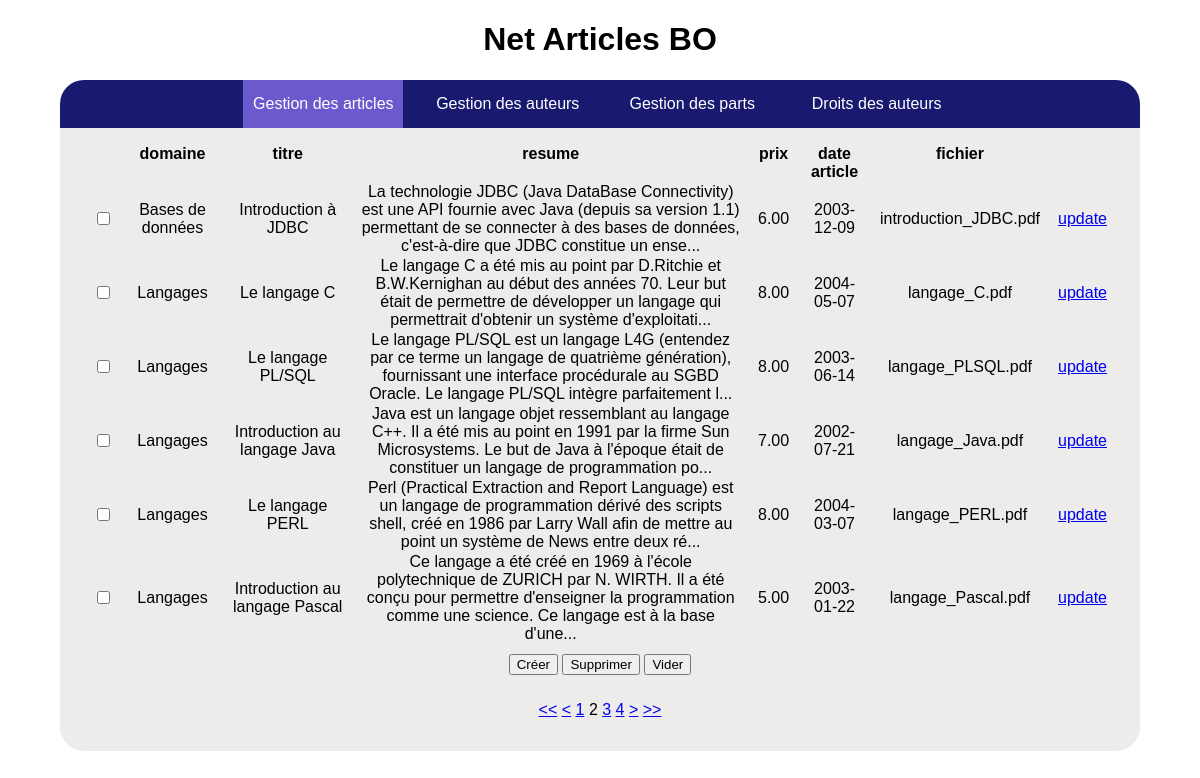
/index.php?c=article&a=read&page=2, run on the app's committed database.
### tables this page shows
CREATE TABLE IF NOT EXISTS `article` (
  `id_article` int(11) NOT NULL,
  `id_domaine` int(11) NOT NULL,
  `titre` varchar(250) DEFAULT NULL,
  `resume` varchar(2048) DEFAULT NULL,
  `prix` decimal(11,2) DEFAULT NULL,
  `date_article` date DEFAULT NULL,
  `fichier` varchar(50) NOT NULL,
  PRIMARY KEY (`id_article`),
  KEY `fk_article_domaine` (`id_domaine`)
);

CREATE TABLE IF NOT EXISTS `domaine` (
  `id_domaine` int(11) NOT NULL,
  `lib_domaine` varchar(80) DEFAULT NULL,
  PRIMARY KEY (`id_domaine`)
);

### controller/BootStrap.php (called while the page is built, shortened)
<?php
require_once 'model/HTTPRequest.php';
class BootStrap {
	private static $_controller = null;
	private static $_request = null;
	public static function getRequest()
	{
		if( is_null(self::$_request) ) {
			self::$_request = new HTTPRequest();
		}
		return self::$_request;
	}
	public static function getController()
	{
		if( is_null(self::$_controller) ) {
			self::initController();
		}
		return self::$_controller;
	}
	public static function initController() {
		$request = self::getRequest();
		try {
			$name = $request->getController();
			$action = $request->getAction();
			self::$_controller = new $controllerClass();
			self::$_controller->setTitle('Net Articles BO');
			self::$_controller->setName($name);
			self::$_controller->setView($name);
			self::$_controller->run($action);
		}
		catch (Exception $ex) {
			self::includeController('Error');
			self::$_controller = new ErrorController();
			self::$_controller->setTitle('Erreur - Net Articles BO');
			self::$_controller->setView('error');
			self::$_controller->setError($ex);
			self::$_controller->run($ex->getCode());
		}
		self::$_controller->setMenu('menu');
	}
}
?>

### model/HTTPRequest.php (called while the page is built, shortened)
<?php
class HTTPRequest
{
	private $_controller;
	private $_action;
	public function __construct() {
		$this->_controller = 'Index';
		$this->_action = 'default';
		if(isset($_REQUEST['c'])) {
			$this->_controller = $_REQUEST['c'];
		}
		if(isset($_REQUEST['a'])) {
			$this->_action = $_REQUEST['a'];
		}
	}
	public function getController()
	{
		return $this->_controller;
	}
	public function getAction()
	{
		return $this->_action;
	}
	public function getPage()
	{
		$page = 1;
		if(isset($_REQUEST['page']) && is_numeric($_REQUEST['page']) && $_REQUEST['page'] > 0){
			$page = $_REQUEST['page'];
		}
		return $page;
	}
	public function getURL($controller = null, $action = null, $params = null) {
		if(is_null($controller)){
			$controller = $this->getController();
		}
		if(is_null($action)){
			$action = $this->getAction();
		}
		$parameters = "";
		if( isset($params)  && is_array($params)) {
			foreach($params as $k => $v) {
				$parameters .= '&'.$k.'='.$v;
			}
		}
		$url = 'index.php?c='.$controller.'&a='.$action.$parameters;
		return $url;
	}
}
?>

### controller/PlainCRUDController.php (called while the page is built, shortened)
<?php
abstract class PlainCRUDController extends CRUDController {
	private $_rows;
	private $_page;
	private $_pageCount;
	public static $length = 6;
	protected function read() {
		$this->_pageCount = $this->definePageCount();
		$this->_rows = $this->defineRows(($this->getPage() - 1) * self::$length, self::$length);
	}
	public function initPagination() {
		$this->_page = BootStrap::getRequest()->getPage();
	}
	public function getHeader() {
		return array_keys($this->_rows[0]);
	}
	public function getRows() {
		return $this->_rows;
	}
	public function getPageCount() {
		return $this->_pageCount;
	}
	public function getPage() {
		return $this->_page;
	}
}
?>

### persistence/SQLRequest.php (called while the page is built, shortened)
<?php
class SQLRequest
{
	private $_request;
	private $_parameters;
	function __construct()
	{
		$this->_parameters = array();
	}
	public function getRequest()
	{
		return $this->_request;
	}
	public function setRequest($request)
	{
		$this->_request = $request;
	}
	public function getParameters()
	{
		return $this->_parameters;
	}
}
?>

### persistence/DBUtils.php (called while the page is built, shortened)
<?php
require_once 'persistence/SQLRequest.php';
class DBUtils
{
	private static function getConnection()
	{
		try
		{
			$connection = new PDO('mysql:host=localhost;dbname=net_articles', 'mod', 'mod');
			$connection->setAttribute(PDO::ATTR_ERRMODE, PDO::ERRMODE_EXCEPTION);
			$connection->exec('SET CHARACTER SET utf8;');
			return $connection;
		} catch(Exception $e)
		{
			$connection = null;
			throw $e;
		}
	}
	public static function read(SQLRequest $request)
	{
		try
		{
			$connection = self::getConnection();
			$prep = $connection->prepare($request->getRequest());
			$prep->execute($request->getParameters());
			return $prep;
		} catch(Exception $e)
		{
			$connection = null;
			throw $e;
		}
	}
}
?>

### model/Article.php (called while the page is built, shortened)
<?php
require_once 'persistence/DBUtils.php';
class Article implements CRUDTable {
	public static function readableList($start, $length) {
		$req = new SQLRequest();
		$req->setRequest(
			'Select a.id_article as id, d.lib_domaine as domaine, a.titre, a.resume, a.prix, a.date_article as "date article", a.fichier
			from article a
			join domaine d on d.id_domaine = a.id_domaine
			limit '.$start.', '.$length.';'
			);
		return DBUtils::read($req)->fetchAll(PDO::FETCH_ASSOC);
	}
	public static function getRowCount() {
		$req = new SQLRequest();
		$req->setRequest(
			'Select count(*)
			from article;'
			);
		$rs = DBUtils::read($req)->fetchAll(PDO::FETCH_NUM);
		return $rs[0][0];
	}
}
?>

### controller/ArticleController.php (called while the page is built, shortened)
<?php
require_once 'PlainCRUDController.php';
require_once 'model/Article.php';
class ArticleController extends PlainCRUDController {
	protected function defineRows($start, $length) {
		$rows = Article::readableList($start, $length);
		return $rows;
	}
	protected function definePageCount() {
		$pageCount = ceil(Article::getRowCount() / self::$length);
		return $pageCount;
	}
}
?>

### controller/CRUDController.php (called while the page is built, shortened)
<?php
abstract class CRUDController extends Controller {
	public function run($action) {
		switch ($action) {
			case 'read':
				$this->read();
				break;
		}
	}
}
?>

### view/read.php (the view, shortened to what this page needs)
<form action="<?php echo BootStrap::getRequest()->getURL(null, "delete") ?>" method="POST">
	<table>
		<?php
		$controller = BootStrap::getController();
		$header = $controller->getHeader();
		$rows = $controller->getRows();
		echo '<tr>';
		echo '<th></th>';
		foreach($header as $value) {
			if($value != 'id') {
				echo '<th>'.$value.'</th>';
			}
		}
		echo '</tr>';
		foreach($rows as $row) {
			echo '<tr>';
			echo '<td><input type="checkbox" name="ids[]" value="'.$row['id'].'"/></td>';
			foreach ($row as $key => $value) {
				if($key != 'id') {
					if(strlen($value) > 200) {
						$value = substr($value, 0, 196) . "...";
					}
					echo '<td>' . $value . '</td>';
				}
			}
			echo '<td><a href="'.  BootStrap::getRequest()->getURL(null, 'update',Array('id'=>$row['id'])).'">update</a></td>';
			echo '</tr>';
		}
		?>
	</table>
	<div id="control">
		<input type="submit" name="create" value="Créer" >
		<input type="submit" name="delete" value="Supprimer">
		<input type="reset" value="Vider">
	</div>
</form>
<p id="pagination">
	<?php
	$request = BootStrap::getRequest();
	$length = 5 - 1;
	$page = $controller->getPage();
	$pageCount = $controller->getPageCount();
	$start = $page - floor($length/2);
	if($start < 1) {
		$start = 1;
	}
	$end = $start + $length;
	if($end > $pageCount) {
		$end = $pageCount;
	}
	echo '<a href="'.$request->getURL(null,null,Array('page' => 1)).'"> <<</a> ';
	if($page > 1) {
		echo '<a href="'.$request->getURL(null,null,Array('page' => $page - 1)).'"> <</a> ';
	}
	else {
		echo ' < ';
	}
	for($p = $start; $p <= $end; ++$p) {
		if($p == $page) {
			echo $p.' ';
		}
		else {
			echo ' <a href="'.$request->getURL(null,null,Array('page' => $p)).'">'.$p.'</a> ';
		}
	}
	if($page < $pageCount) {
		echo '<a href="'.$request->getURL(null,null,Array('page' => $page + 1)).'"> ></a> ';
	}
	else {
		echo ' > ';
	}
	echo '<a href="'.$request->getURL(null,null,Array('page' => $pageCount)).'"> >> </a> ';
	?>
</p>

### view/Styles.css (style rules this page uses)
body { font-family: cantarell, sans-serif; margin: auto; width: 90%; }
table { border-spacing: 1em 0em; }
th { font-weight: bold; text-align: center; vertical-align: text-top; }
#pagination { text-align: center; }
table { margin: auto; text-align: center; }
#control { text-align: center; margin-top: 10px; margin-bottom: 10px; }
form { display: inline-block; margin: auto; text-align: left; }

### data on the page
article: id_domaine.lib_domaine "Bases de données", titre "Introduction à JDBC", resume "La technologie JDBC (Java DataBase Connectivity) est une API fournie avec Java (depuis sa version 1.1) permettant de se connecter à des bases de données, c'est-à-dire que JDBC constitue un ense...", prix "6.00", date_article "2003-12-09", fichier "introduction_JDBC.pdf"
article: id_domaine.lib_domaine "Langages", titre "Le langage C", resume "Le langage C a été mis au point par D.Ritchie et B.W.Kernighan au début des années 70. Leur but était de permettre de développer un langage qui permettrait d'obtenir un système d'exploitati...", prix "8.00", date_article "2004-05-07", fichier "langage_C.pdf"
article: id_domaine.lib_domaine "Langages", titre "Le langage PL/SQL", resume "Le langage PL/SQL est un langage L4G (entendez par ce terme un langage de quatrième génération), fournissant une interface procédurale au SGBD Oracle. Le langage PL/SQL intègre parfaitement l...", prix "8.00", date_article "2003-06-14", fichier "langage_PLSQL.pdf"
article: id_domaine.lib_domaine "Langages", titre "Introduction au langage Java", resume "Java est un langage objet ressemblant au langage C++. Il a été mis au point en 1991 par la firme Sun Microsystems. Le but de Java à l'époque était de constituer un langage de programmation po...", prix "7.00", date_article "2002-07-21", fichier "langage_Java.pdf"
article: id_domaine.lib_domaine "Langages", titre "Le langage PERL", resume "Perl (Practical Extraction and Report Language) est un langage de programmation dérivé des scripts shell, créé en 1986 par Larry Wall afin de mettre au point un système de News entre deux ré...", prix "8.00", date_article "2004-03-07", fichier "langage_PERL.pdf"
article: id_domaine.lib_domaine "Langages", titre "Introduction au langage Pascal", resume "Ce langage a été créé en 1969 à l'école polytechnique de ZURICH par N. WIRTH. Il a été conçu pour permettre d'enseigner la programmation comme une science. Ce langage est à la base d'une...", prix "5.00", date_article "2003-01-22", fichier "langage_Pascal.pdf"

### other printed values
$controller->getTitle() "Net Articles BO"
$value "domaine"
$value "titre"
$value "resume"
$value "prix"
$value "date article"
$value "fichier"
